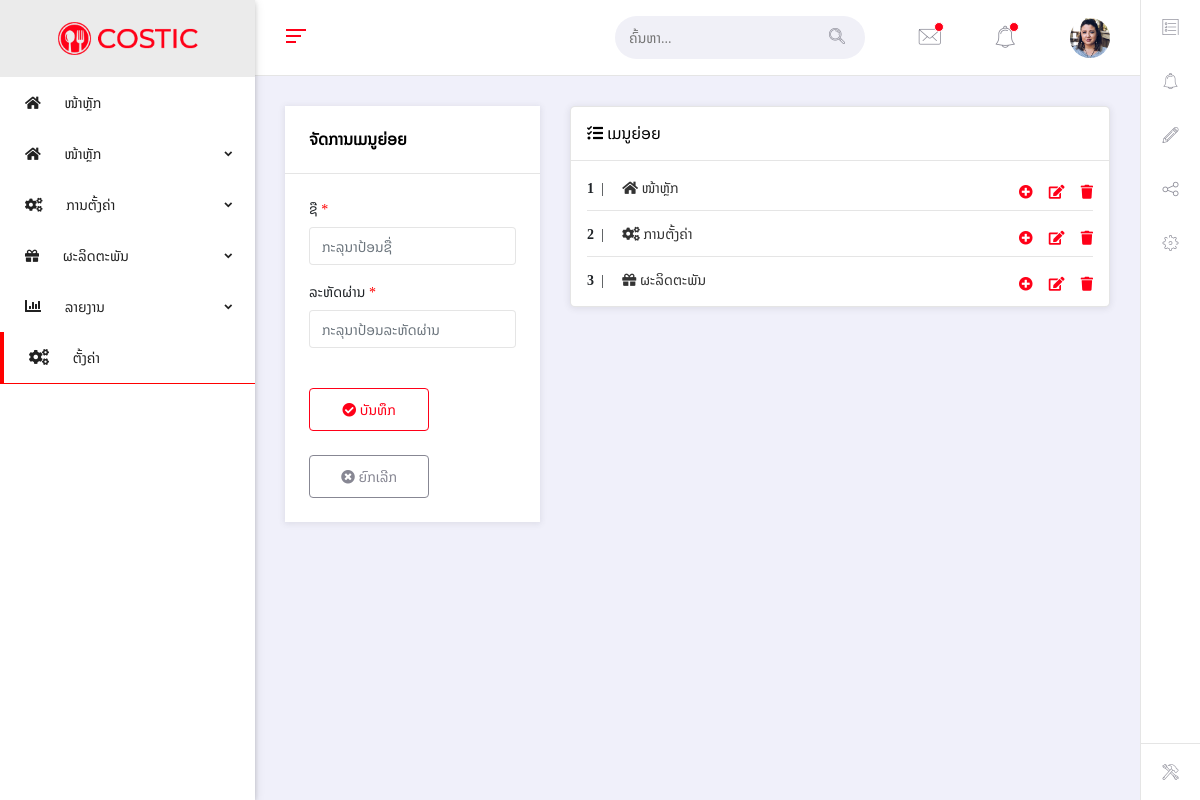
/services/settings/sub_menu.php, run on an earlier commit of the app's database.
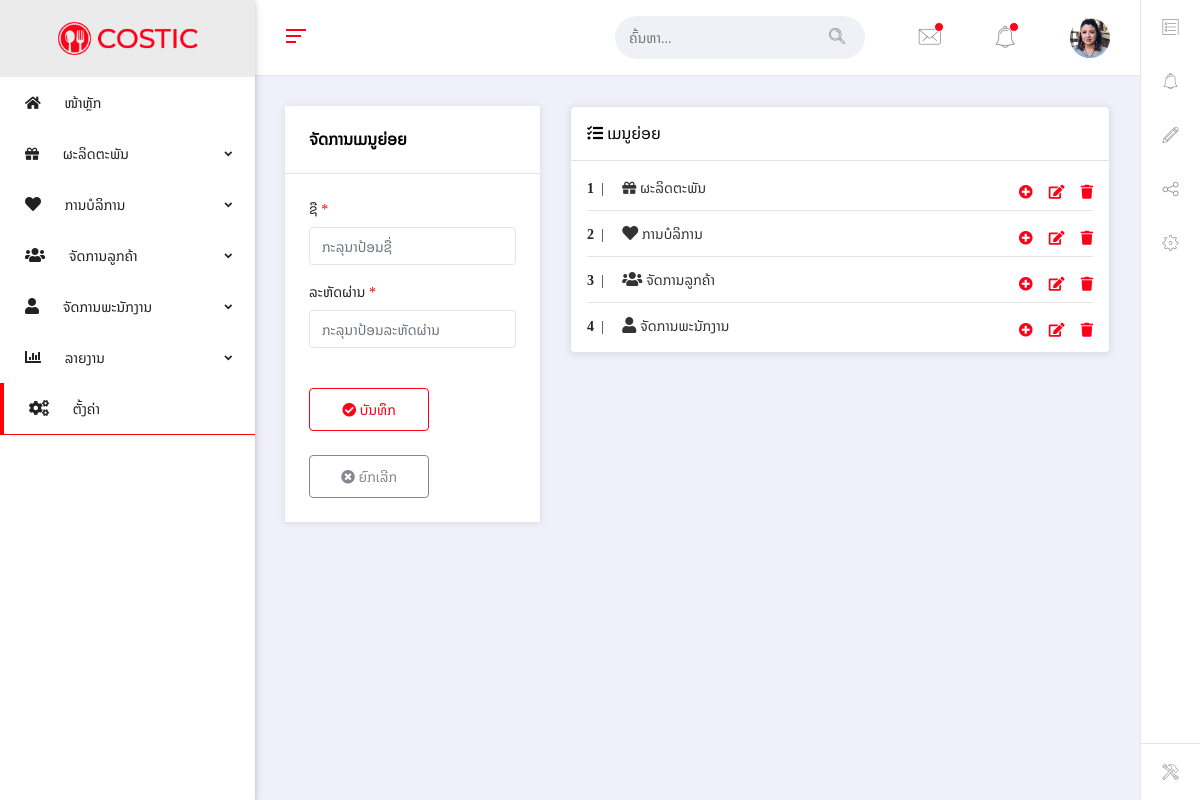
And on a later commit of the database.
### tables this page shows
CREATE TABLE `sp_menu` (
  `m_id` int(11) NOT NULL,
  `m_icon` varchar(50) DEFAULT NULL,
  `m_name` varchar(55) DEFAULT NULL,
  `tab_id` varchar(55) DEFAULT NULL
);

### services/settings/sub_menu.php (the view, shortened to what this page needs)
<!DOCTYPE html>
<html lang="en">
<head>
  <?php include '../../components/libary/lib.php' ?>
  <?php include '../../helper/index.php' ?>
</head>
<body class="ms-body ms-aside-left-open ms-primary-theme ms-has-quickbar">
  <?php include ('../../components/layout/sidenav-left.php') ?>
  <main class="body-content">
    <?php include ('../../components/layout/navbar-top.php') ?>
    <div class="ms-content-wrapper">
      <div class="row ms-todo-list">
        <div class="col-md-4">
          <form action="#" method="post">
            <div class="ms-panel ms-panel-fh">
              <div class="ms-panel-header">
                <h6>ຈັດການເມນູຍ່ອຍ</h6>
              </div>
              <div class="ms-panel-body">
                <form class="needs-validation" action="" novalidate>
                      <label for="validationCustom08">ຊື <?php isVal() ?></label>
                      <div class="input-group">
                        <input type="email" class="form-control" id="validationCustom08" autofocus placeholder="ກະລຸນາປ້ອນຊື່" required>
                      </div>
                      <label for="validationCustom09">ລະຫັດຜ່ານ <?php isVal() ?></label>
                      <div class="input-group">
                        <input type="password" class="form-control" id="validationCustom09" placeholder="ກະລຸນາປ້ອນລະຫັດຜ່ານ" required>
                      </div>
                  <button class="btn btn-outline-primary mt-4" type="submit"><i class="fa fa-check-circle"></i> ບັນທຶກ</button>
                  <button class="btn btn-outline-light mt-4" type="reset"><i class="fa fa-times-circle"></i> ຍົກເລີກ</button>
                </form>
              </div>
            </div>
          </form>
        </div>
        <div class="col-xl-8 col-md-8 col-sm-8 ms-deletable">
          <div class="ms-card">
            <div class="ms-card-header clearfix">
              <h6 class="ms-card-title"><i class="fa fa-tasks"></i> ເມນູຍ່ອຍ</h6>
            </div>
            <div class="ms-card-body">
              <ul class="ms-list ms-task-block">
                <?php
                $spaMenu=mysqli_query($con,"SELECT*FROM sp_menu");
                $i=1;
                foreach ($spaMenu as $key) {
                  ?>
                <li class="ms-list-item ms-to-do-task ms-deletable">
                <strong><?php echo $i; ?></strong>&nbsp; | &nbsp;&nbsp;&nbsp;
                 <span><?php echo $key['m_icon'] ?> <?php echo $key['m_name'] ?></span>
                  <div class="close">
                  <a href="" class="mt-0"><i class="fa fa-plus-circle"> </i> </a> &nbsp;
                  <a href="" class="mt-0"><i class="fa fa-edit"> </i> </a> &nbsp;
                  <a href="#" onclick="_deteteMenu(<?php echo $key['m_id'];?>)" class="mb-0"><i class="fa fa-trash"> </i></a>
                </div>
                </li>
              <?php $i++;} ?>
              </ul>
            </div>
          </div>
        </div>
      </div>
    </div>
</main>
<?php include ('../../components/layout/quickbar.php') ?>
</body>
</html>

### components/libary/lib.php (shortened to what this page needs)
<link href="../../assets/font-awesome/4.5.0/css/font-awesome.min.css" rel="stylesheet">
<link href="../../vendors/iconic-fonts/font-awesome/css/all.min.css" rel="stylesheet">
<link rel="stylesheet" href="../../vendors/iconic-fonts/flat-icons/flaticon.css">
<link rel="stylesheet" href="../../vendors/iconic-fonts/cryptocoins/cryptocoins.css">
<link rel="stylesheet" href="../../vendors/iconic-fonts/cryptocoins/cryptocoins-colors.css">
<link href="../../assets/css/bootstrap.min.css" rel="stylesheet">
<link href="../../assets/css/jquery-ui.min.css" rel="stylesheet">
<link href="../../assets/css/slick.css" rel="stylesheet">
<link href="../../assets/css/datatables.min.css" rel="stylesheet">
<link href="../../assets/AIO/notiflix-2.4.0.min.css" rel="stylesheet">
<link href="../../assets/css/style.css" rel="stylesheet">
<link href="../../assets/font/font-style.css" rel="stylesheet">
<link rel="stylesheet" type="text/css" href="../../assets/bootstrap-fileupload/bootstrap-fileupload.css" />

### components/layout/sidenav-left.php (shortened to what this page needs)
<?php $con = mysqli_connect('localhost', 'root', '', 'spadb');?>
<aside id="ms-side-nav" class="side-nav fixed ms-aside-scrollable ms-aside-left">
  <div class="logo-sn ms-d-block-lg">
    <a class="pl-0 ml-0 text-center" href="index.html">
      <img src="../../assets/img/costic/costic-logo-216x62.png" alt="logo">
    </a>
  </div>
  <ul class="accordion ms-main-aside fs-14" id="side-nav-accordion">
    <li class="menu-item" id="home">
      <a href="../../services/home"> <span><i class="fas fa-home"></i> ໜ້າຫຼັກ</span>
      </a>
    </li>
<?php
  $callMenu=mysqli_query($con,'SELECT*FROM sp_menu');
  foreach ($callMenu as $key) {
 ?>
    <li class="menu-item" id="<?php echo $key['tab_id'] ?>">
      <a href="#" class="has-chevron" data-toggle="collapse" data-target="#<?php echo $key['tab_id'] ?>" aria-expanded="false" aria-controls="<?php echo $key['tab_id'] ?>">
         <span><?php echo $key['m_icon'] ?>  <?php echo $key['m_name'] ?> </span>
      </a>
    </li>
<?php } ?>
      <li class="menu-item"  id="reports">
        <a href="#" class="has-chevron" data-toggle="collapse" data-target="#report" aria-expanded="false" aria-controls="report">
           <span><i class="fa fa-bar-chart fs-16"></i>  ລາຍງານ </span>
        </a>
      </li>
    <li class="menu-item" id="settings">
      <a href="../settings/"> <span><i class="fa fa-cogs fs-16"></i> ຕັ້ງຄ່າ</span>
      </a>
    </li>
  </ul>
</aside>

### components/layout/navbar-top.php (shortened to what this page needs)
<nav class="navbar ms-navbar">
  <div class="ms-aside-toggler ms-toggler pl-0" data-target="#ms-side-nav" data-toggle="slideLeft"> <span class="ms-toggler-bar bg-primary"></span>
    <span class="ms-toggler-bar bg-primary"></span>
    <span class="ms-toggler-bar bg-primary"></span>
  </div>
  <ul class="ms-nav-list ms-inline mb-0" id="ms-nav-options">
    <li class="ms-nav-item ms-search-form pb-0 py-0">
      <form class="ms-form" method="post">
        <div class="ms-form-group my-0 mb-0 has-icon fs-14">
          <input type="search" class="ms-form-input" name="search" placeholder="ຄົ້ນຫາ..." value=""> <i class="flaticon-search text-disabled"></i>
        </div>
      </form>
    </li>
    <li class="ms-nav-item dropdown"> <a href="#" class="text-disabled ms-has-notification" id="mailDropdown" data-toggle="dropdown" aria-haspopup="true" aria-expanded="false"><i class="flaticon-mail"></i></a>
    </li>
    <li class="ms-nav-item dropdown"> <a href="#" class="text-disabled ms-has-notification" id="notificationDropdown" data-toggle="dropdown" aria-haspopup="true" aria-expanded="false"><i class="flaticon-bell"></i></a>
    </li>
    <li class="ms-nav-item ms-nav-user dropdown">
      <a href="#" id="userDropdown" data-toggle="dropdown" aria-haspopup="true" aria-expanded="false">
        <img class="ms-user-img ms-img-round float-right" src="../../assets/img/costic/customer-6.jpg" alt="admin">
      </a>
    </li>
  </ul>
</nav>

### helper/index.php (shortened to what this page needs)
<?php
function isVal(){echo "<font style='color:red'>*</font>";}
 ?>

### components/layout/quickbar.php (shortened to what this page needs)
<aside id="ms-quick-bar" class="ms-quick-bar fixed ms-d-block-lg">
  <ul class="nav nav-tabs ms-quick-bar-list" role="tablist">
    <li class="ms-quick-bar-item ms-has-qa" role="presentation" data-toggle="tooltip" data-placement="left" title="Launch To-do-list" data-title="To-do-list">
      <a href="#qa-toDo" aria-controls="qa-toDo" role="tab" data-toggle="tab">
        <i class="flaticon-list"></i>
      </a>
    </li>
    <li class="ms-quick-bar-item ms-has-qa" role="presentation" data-toggle="tooltip" data-placement="left" title="Launch Reminders" data-title="Reminders">
      <a href="#qa-reminder" aria-controls="qa-reminder" role="tab" data-toggle="tab">
        <i class="flaticon-bell"></i>
      </a>
    </li>
    <li class="ms-quick-bar-item ms-has-qa" role="presentation" data-toggle="tooltip" data-placement="left" title="Launch Notes" data-title="Notes">
      <a href="#qa-notes" aria-controls="qa-notes" role="tab" data-toggle="tab">
        <i class="flaticon-pencil"></i>
      </a>
    </li>
    <li class="ms-quick-bar-item ms-has-qa" role="presentation" data-toggle="tooltip" data-placement="left" title="Invite Members" data-title="Invite Members">
      <a href="#qa-invite" aria-controls="qa-invite" role="tab" data-toggle="tab">
        <i class="flaticon-share-1"></i>
      </a>
    </li>
    <li class="ms-quick-bar-item ms-has-qa" role="presentation" data-toggle="tooltip" data-placement="left" title="Settings" data-title="Settings">
      <a href="#qa-settings" aria-controls="qa-settings" role="tab" data-toggle="tab">
        <i class="flaticon-gear"></i>
      </a>
    </li>
  </ul>
  <div class="ms-configure-qa" data-toggle="tooltip" data-placement="left" title="Configure Quick Access">
    <a href="#">
      <i class="flaticon-hammer"></i>
    </a>
  </div>
</aside>

### services/settings/sub_menu.php (style rules this page uses)
#settings { border-left: 4px solid red; border-bottom: 1px solid red; }

What changed in the data, as far as the page shows it:
removed sp_menu: m_name "ໜ້າຫຼັກ"
removed sp_menu: m_name "ການຕັ້ງຄ່າ"
added sp_menu: m_name "ການບໍລິການ"
added sp_menu: m_name "ຈັດການລູກຄ້າ"
added sp_menu: m_name "ຈັດການພະນັກງານ"
